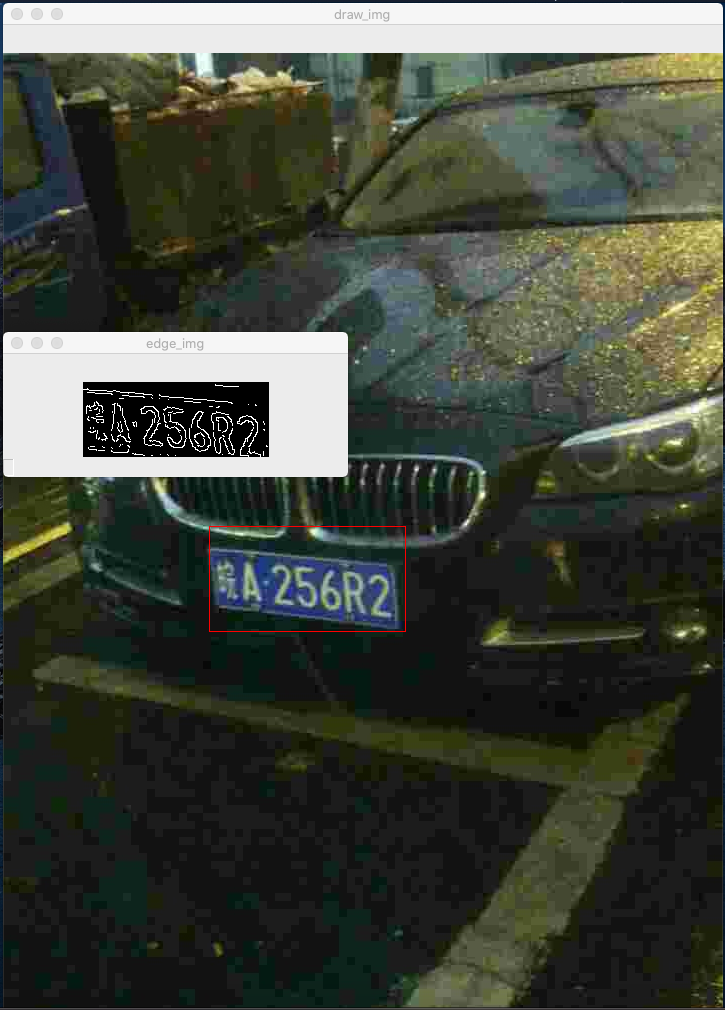
#> input picture example.png, 725 x 1010 px
$ python -i cut_license_plate.py   (imports and definitions only)
#> lines starting #> are read from the running program, lines starting #| are printed output that depends on the picture; after the words box and inside, x2 and y2 are one past the last pixel; in counts of white or black regions, pixels touching at a corner belong together
import cv2 as cv
import numpy as np


def cut_license_plate(input_img):
    """
    input_img: 图片文件名, string 类型
    本函数可以将从图片中分割出车牌轮廓, 并返回车牌轮廓的列表

    """
#> called with input_img = 'example.png'
    # 读入图片
    src_img = cv.imread(input_img)
#> src_img is the input picture: shape (1010, 725, 3); mean B, G, R 61.2, 71.6, 67.1
    # cv.imshow("src_img", src_img)

    # 转 hsv 寻找蓝色来二值化图像
    hsv_img = cv.cvtColor(src_img, cv.COLOR_BGR2HSV)
#> hsv_img: shape (1010, 725, 3); mean H, S, V 33.5, 64.2, 73.2
    # 蓝色范围
    lower_blue = np.array([100, 43, 46])
    upper_blue = np.array([124, 255, 255])
    blue_img = cv.inRange(hsv_img, lower_blue, upper_blue)
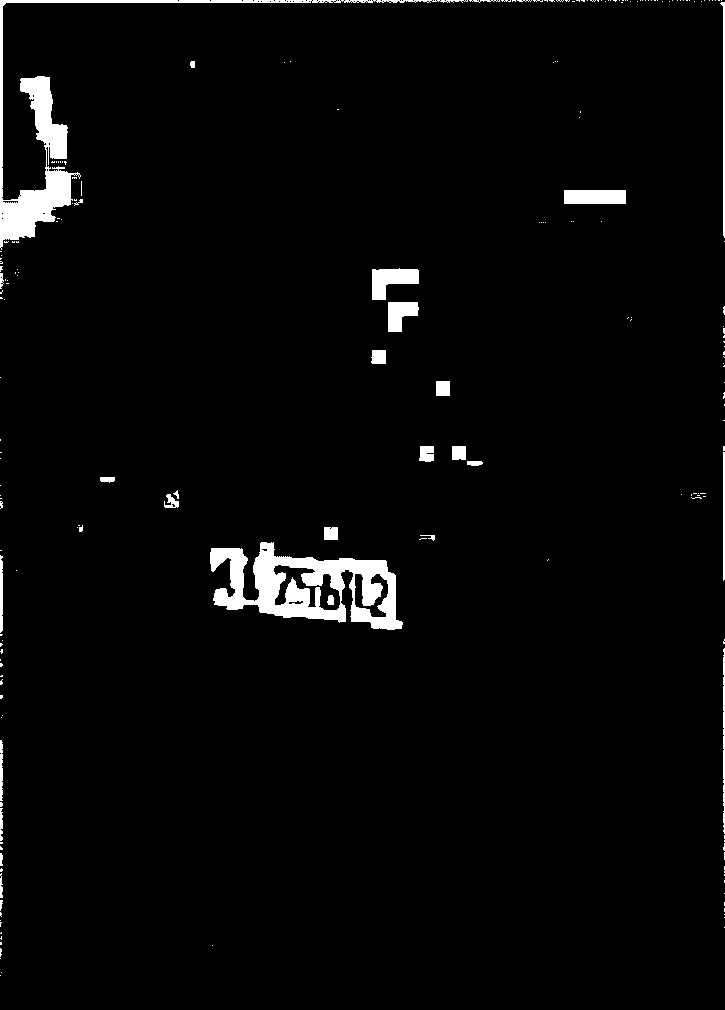
#> blue_img: shape (1010, 725); 2.9% white; 207 white regions (177 under 20 px), largest, box (x1, y1, x2, y2) and area: (210, 542, 403, 630) 7986, (0, 0, 468, 250) 6702, (372, 268, 419, 300) 928
    # cv.imshow("blue_img", blue_img)

    # 高斯模糊
    blur_img = cv.GaussianBlur(blue_img, (5, 5), 0)
    # cv.imshow("blur_img", blur_img)

    # Sobel 滤波
    sbl_img = cv.Sobel(blur_img, cv.CV_16S, 1, 0)
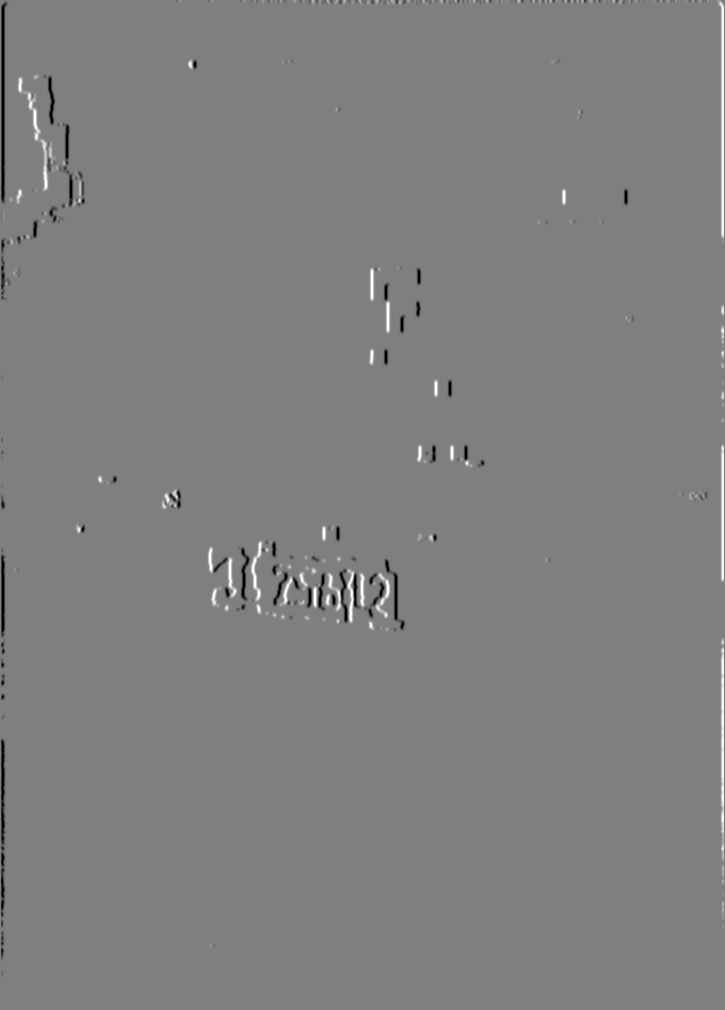
#> sbl_img: shape (1010, 725) int16; min -636, max 636, mean -0.2; drawn with min black and max white
    sbl_img = cv.convertScaleAbs(sbl_img)
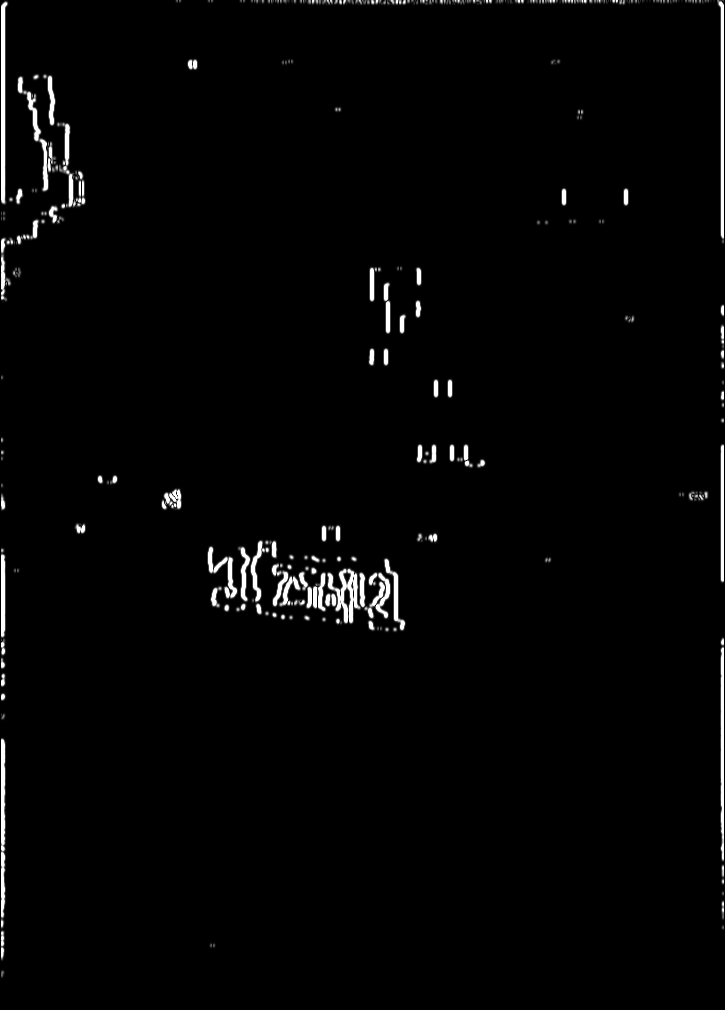
#> sbl_img: shape (1010, 725); min 0, max 255, mean 4.6
    # cv.imshow("sbl_img", sbl_img)

    # 二值化
    _, bin_img = cv.threshold(sbl_img, 0, 255,
                              cv.THRESH_BINARY | cv.THRESH_OTSU)
#> bin_img: shape (1010, 725); 1.7% white; 267 white regions (183 under 20 px), largest, box (x1, y1, x2, y2) and area: (1, 2, 7, 204) 808, (718, 0, 724, 239) 722, (328, 569, 360, 623) 719
    # cv.imshow("bin_img", bin_img)

    # 闭操作
    knl = cv.getStructuringElement(cv.MORPH_RECT, (20, 20))
    cls_img = cv.morphologyEx(bin_img, cv.MORPH_CLOSE, knl, iterations=1)
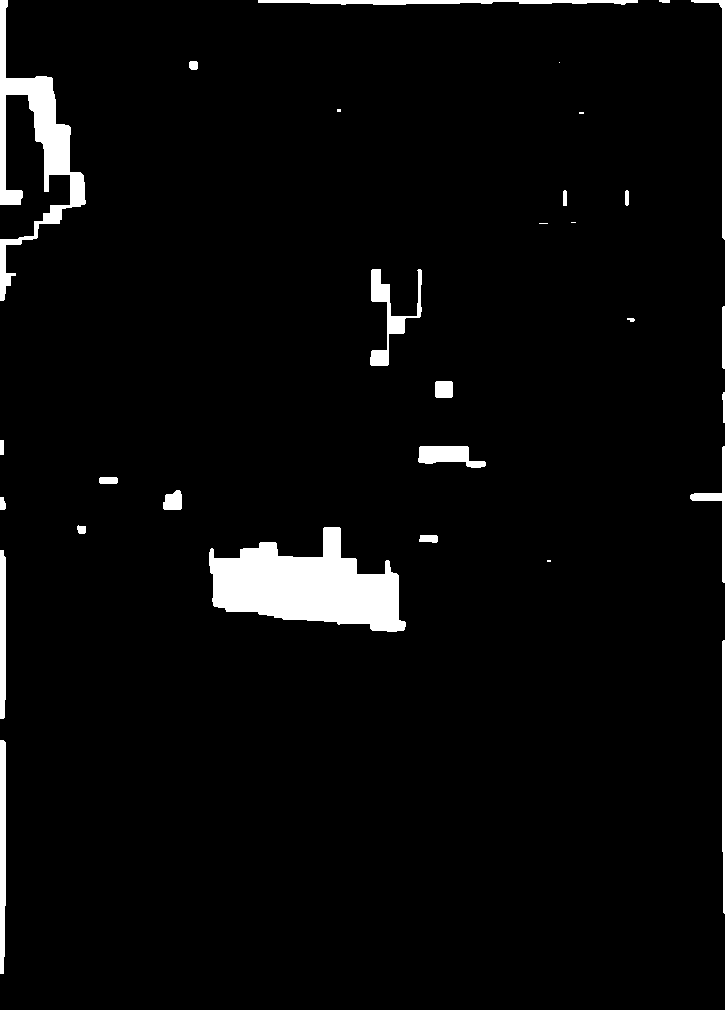
#> cls_img: shape (1010, 725); 3.9% white; 30 white regions (6 under 20 px)
    # cv.imshow("cls_img", cls_img)

    # 发现轮廓
    contours, hierarchy = cv.findContours(cls_img, cv.RETR_EXTERNAL,
                                          cv.CHAIN_APPROX_SIMPLE)
#> contours = 30 contours, 8 with area under 20; largest, box (x1, y1, x2, y2) and area: (209, 527, 406, 632) 11890, (0, 0, 86, 301) 5556, (370, 269, 422, 366) 1200, (0, 740, 6, 974) 1079, (258, 0, 638, 5) 994
    # print(contours)

    # 我国车牌长 440 mm, 宽 140 mm, 比例为 3.14
    length = 440
    width = 140
    ratio = length / width
    area_min = 50**2 * ratio
    area_max = 125**2 * ratio
    error = 0.5
    ratio_min = ratio * (1 - error)
    ratio_max = ratio * (1 + error)

    # 矩形轮廓筛选
    rectangles = []
    for c in contours:
        x = []
        y = []
        for point in c:
            y.append(point[0][0])
            x.append(point[0][1])
        r = [min(y), min(x), max(y), max(x)]
        area = (max(y) - min(y)) * (max(x) - min(x))
        if area_min < area < area_max:
            ratio = (max(y) - min(y)) / (max(x) - min(x))
            if ratio_min < ratio < ratio_max:
                rectangles.append(r)
#> this loop made 30 passes
#> (r, area, ratio) on passes 6, 27, 30: ([209, 527, 405, 631], 20384, 1.88), ([691, 0, 724, 239], 7887, 0.138), ([0, 0, 85, 300], 25500, 0.283)
#> (r, area) on passes 1, 2, 4, 5, 7, 8: ([0, 740, 5, 973], 1165), ([722, 640, 724, 913], 546), ([0, 550, 5, 718], 840), ([419, 535, 437, 542], 126), ([77, 525, 85, 533], 64), ([0, 497, 5, 509], 60)
#> after the loop, rectangles = [[209, 527, 405, 631]]

    # print(rectangles)

    # 在原图上框出车牌
    draw_img = src_img.copy()
    for rectangle in rectangles:
        cv.rectangle(
            draw_img,
            (rectangle[0], rectangle[1]),
            (rectangle[2], rectangle[3]),
            (0, 0, 255),
        )
#> this loop made 1 pass
#> draw_img: shape (1010, 725, 3); 0.03% of pixels changed, all inside (x1, y1, x2, y2) = (210, 527, 405, 528)

    # cv.imshow("draw_img", draw_img)

    # 根据矩形轮廓切割出车牌
    cut_img_list = []
    for rectangle in rectangles:
        cut_img = src_img[rectangle[1] + 15:rectangle[3] - 15,
                          rectangle[0] + 5:rectangle[2] - 5]
        # cv.imshow("cut_img", cut_img)
        cut_img_list.append(cut_img)
#> this loop made 1 pass
#> pass 1, in cut_license_plate, `cut_img = src_img[rectangle[1] + 15:rectangle[3] - 15, rectangle[0] + ..`:
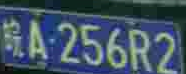
#> cut_img: shape (74, 186, 3); mean B, G, R 100.8, 84, 64.7
#> after the loop, cut_img_list = 1 item

    # 提取车牌字符轮廓
    char_img_list = []
    for cut_img in cut_img_list:
        # 灰度化
        gray_img = cv.cvtColor(cut_img, cv.COLOR_BGR2GRAY)
        # Canny 边缘检测
        edge_img = cv.Canny(gray_img, 200, 200)
        # cv.imshow("edge_img", edge_img)
        char_img = []
        char_img_list.append(edge_img)
#> this loop made 1 pass
#> pass 1, in cut_license_plate, `gray_img = cv.cvtColor(cut_img, cv.COLOR_BGR2GRAY)`:
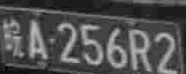
#> gray_img: shape (74, 186); min 0, max 191, mean 80
#> pass 1, in cut_license_plate, `edge_img = cv.Canny(gray_img, 200, 200)`:
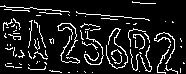
#> edge_img: shape (74, 186); 11.1% white in thin lines or dots
#> after the loop, char_img_list = 1 item

    # 图片保持显示
    # cv.waitKey(0)
    # cv.destroyAllWindows()

    # 返回字符轮廓列表
    return char_img_list

>>> result = cut_license_plate('example.png')
#> result = 1 item
